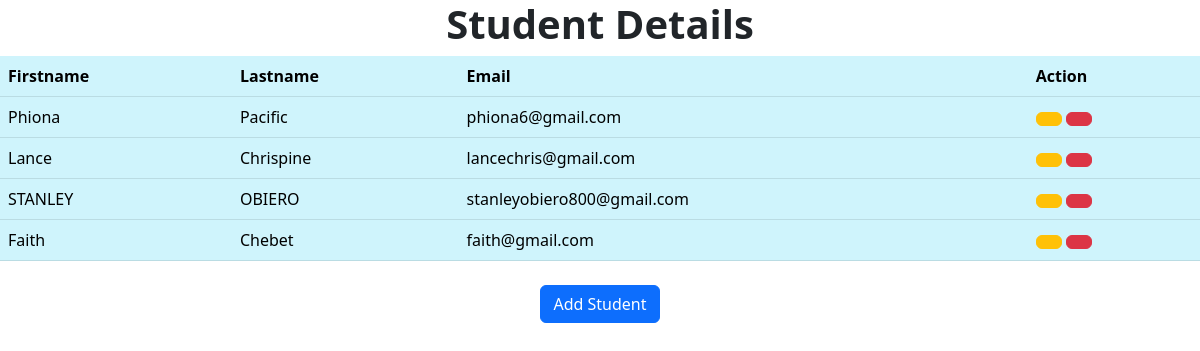
The page /show on the database its author committed.
### crudproject/models.py (models this page shows)
class Student(models.Model):
    firstname = models.CharField(max_length=200)
    lastname = models.CharField(max_length=200)
    email = models.EmailField()
    class Meta:
        db_table = "Student"

### crudproject/views.py (the view)
# urls.py: path('show',views.show),
def show(request, ):
    students = Student.objects.all()
    return render(request, 'show.html', {'students': students})

### templates/show.html (shortened to what this page needs)
<!doctype html>
<html lang="en">
<head>
    {% load static %}
    <link rel="stylesheet" href="{% static 'css/bootstrap.min.css' %}">
</head>
<body>
<h1 style="text-align:center;font-weight: bold">Student Details</h1>
<table class="table table-info" style="margin: 0 auto">
    <thread class="table-dark">
        <tr>
            <th>Firstname</th>
            <th>Lastname</th>
            <th>Email</th>
            <th>Action</th>
        </tr>
    </thread>
    <tbody>
    {% for student in students %}
    <tr>
        <td>{{ student.firstname }}</td>
        <td>{{ student.lastname }}</td>
        <td>{{ student.email }}</td>
        <td>
            <a href="edit/{{ student.id }}" class="btn btn-warning"></a>
            <a href="delete/{{ student.id }}" class="btn btn-danger"></a>
        </td>
    </tr>
    {% endfor %}
    </tbody>
</table>
<br>
<center><a href="/index" class="btn btn-primary">Add Student</a> </center>
</body>
</html>

### rows shown on the page
Student: firstname "Phiona", lastname "Pacific", email "phiona6@gmail.com"
Student: firstname "Lance", lastname "Chrispine", email "lancechris@gmail.com"
Student: firstname "STANLEY", lastname "OBIERO", email "stanleyobiero800@gmail.com"
Student: firstname "Faith", lastname "Chebet", email "faith@gmail.com"
